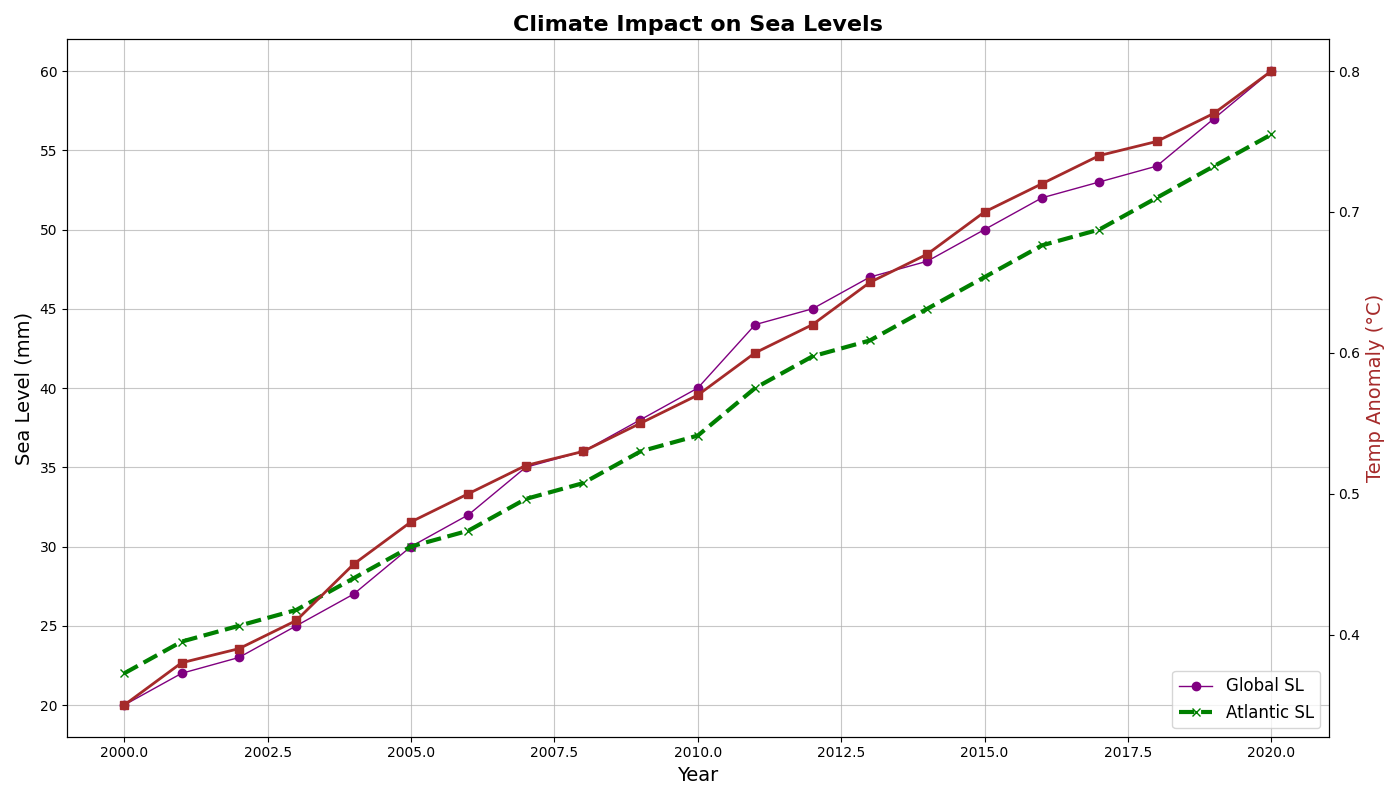

This figure's Python source:
import numpy as np
import matplotlib.pyplot as plt

years = np.arange(2000, 2021)
sea_levels_global = np.array([20, 22, 23, 25, 27, 30, 32, 35, 36, 38, 40, 44, 45, 47, 48, 50, 52, 53, 54, 57, 60])
sea_levels_atlantic = np.array([22, 24, 25, 26, 28, 30, 31, 33, 34, 36, 37, 40, 42, 43, 45, 47, 49, 50, 52, 54, 56])
temp_anomaly = np.array([0.35, 0.38, 0.39, 0.41, 0.45, 0.48, 0.50, 0.52, 0.53, 0.55, 0.57, 0.60, 0.62, 0.65, 0.67, 0.70, 0.72, 0.74, 0.75, 0.77, 0.80])

fig, ax1 = plt.subplots(figsize=(14, 8))

ax1.plot(years, sea_levels_global, color='purple', marker='o', label='Global SL', linewidth=1)
ax1.plot(years, sea_levels_atlantic, color='green', linestyle='--', marker='x', label='Atlantic SL', linewidth=3)

ax1.set_title('Climate Impact on Sea Levels', fontsize=16, weight='bold')
ax1.set_xlabel('Year', fontsize=14)
ax1.set_ylabel('Sea Level (mm)', fontsize=14)

ax1.grid(True, linestyle='-', alpha=0.7)
ax1.legend(loc='lower right', fontsize=12)

ax2 = ax1.twinx()
ax2.plot(years, temp_anomaly, color='brown', linestyle='-', marker='s', label='Temp Anomaly', linewidth=2)

ax2.set_ylabel('Temp Anomaly (°C)', fontsize=14, color='brown')

fig.tight_layout()
plt.show()
